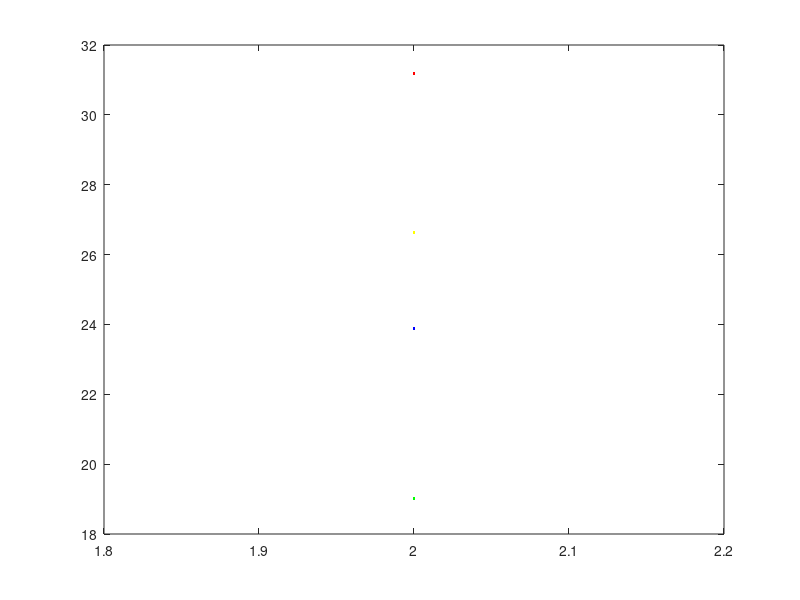

Source code (MATLAB):
Efull=12.5;
Efail=3.528;
Ef=4;
Ps=0.12*10^-3;
Twub=0.011;
Tdata=0.0077;
Tack=0.004;
Pr=24.51*3*10^-3;
%xci=1:0.5:10;40
xci=2;
Psd=0.141;
EtPsd=Psd*Twub+Psd*Tdata+Pr*Tack;
Pw=0.284*10^-3;
Psr=0.073;
Ttx=Twub+Tdata+Tack;
PsenderPsd=Pw+xci*Psr*Twub+xci*EtPsd+(1-xci*Twub-xci*Ttx)*Ps
EtPsr=Psr*Twub+Psr*Tdata+Pr*Tack;
PsenderPsr=Pw+xci*Psr*Twub+xci*EtPsr+(1-xci*Twub-xci*Ttx)*Ps
Prd=Psr;
ErPrd=Pr*Tdata+Prd*Tack;
Trx=Tdata+Tack;
Prelay1=Pw+xci*Psr*Tack+(1-xci*Tack)*Ps+xci*ErPrd+xci*EtPsr-(xci*Ttx+xci*Trx)*Ps
Prelay0=Pw+xci*Psr*Tack+(1-xci*Tack)*Ps
PdestDirect=Pw+xci*Pr*Tdata+xci*Psd*Tack+(1-xci*Tack-xci*Tdata)*Ps;
PdestRelay=Pw+xci*Pr*Tdata+xci*Psr*Tack+(1-xci*Tack-xci*Tdata)*Ps
TlifeDirect=(Efull-Efail)./PsenderPsd;
Trelay=min((Efull-Efail)./PsenderPsr , (Efull-Ef)./Prelay1);
Tdirect=(Efull-PsenderPsr.*Trelay-Efail)./PsenderPsd;
TlifeRelay=Trelay+Tdirect;
M=3;
Trelay2=min((Efull-Efail)./PsenderPsr , (Efull-Ef)*M./Prelay1);
TlifeRelay2=Trelay2+Tdirect;
PsenderPsd2=Pw+xci*EtPsd+(1-xci*Ttx)*Ps;
TlifeDirect2=(Efull-Efail)./PsenderPsd2;
plot(xci,TlifeDirect,'g',xci,TlifeRelay,xci,TlifeRelay2)
Erestante=Prelay1.*(Trelay2./M);
Eres=Efull- Erestante;
Erestante2=Prelay1.*(Trelay2);
Eres2=Efull- Erestante2;
Trelay2;
plot(xci,TlifeDirect/60,'g',xci,TlifeRelay/60,'y',xci,TlifeRelay2/60,'r',xci,TlifeDirect2/60,'b')
%plot(xci,Eres2);
%subplot (2,1,1);
%plot(xci,Eres2);
%subplot (2,1,2);
%plot(xci,Eres);
Eres1node=PsenderPsr.*Trelay;
Er1node=Efull-Eres1node;
%plot(xci,Er1node)

